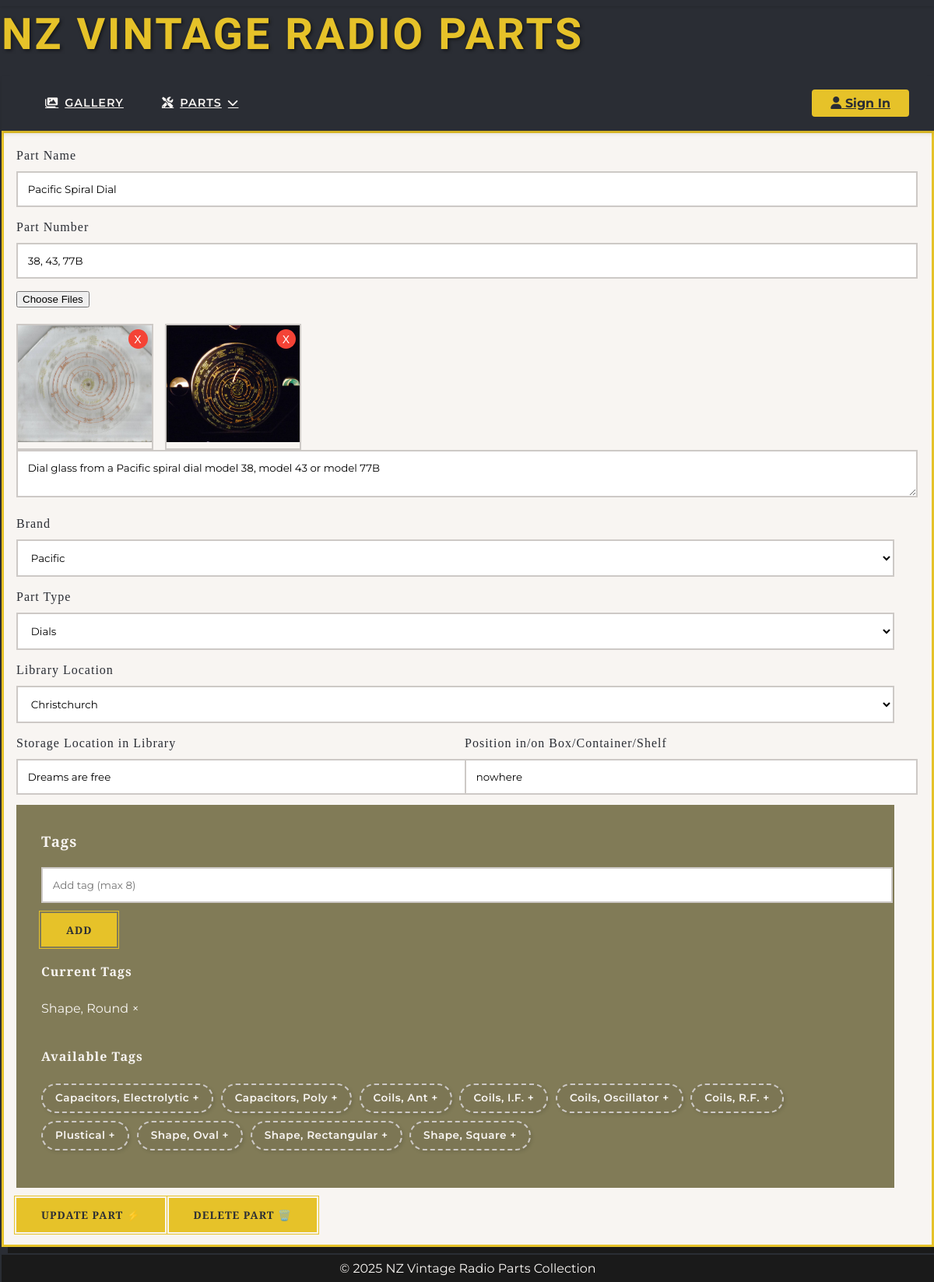
/parts/2/edit, run on an earlier commit of the app's database.
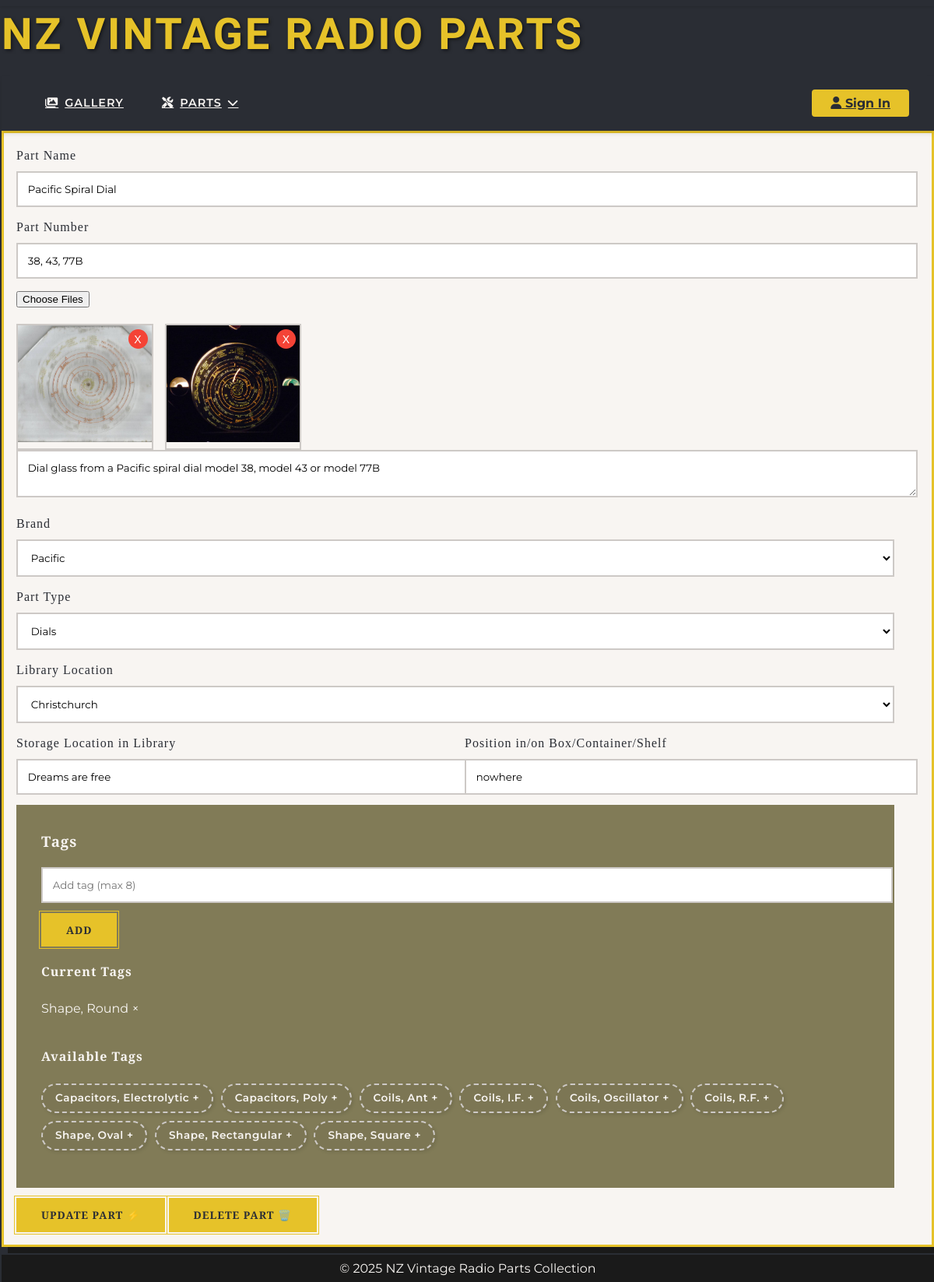
And on a later commit of the database.
### app/models.py (models this page shows, shortened)
class Image(db.Model):
    __tablename__ = 'Image'
    id = db.Column(db.Integer, primary_key=True, autoincrement=True)
    filename = db.Column(db.String(100), nullable=False)
    description = db.Column(db.String(500))
    created_at = db.Column(db.DateTime,
                           default=lambda: datetime.now(timezone.utc))
    location_id = db.Column(db.Integer, db.ForeignKey('Location.id'))
    part_id = db.Column(db.Integer, db.ForeignKey('Part.id'))
    location = db.relationship('Location', back_populates='images')
    part = db.relationship('Part', back_populates='images')

class Tag(db.Model):
    __tablename__ = 'Tag'
    id = db.Column(db.Integer, primary_key=True, autoincrement=True)
    name = db.Column(db.String(100), nullable=False, unique=True)
    description = db.Column(db.String(255))
    slug = db.Column(db.String(100), nullable=False, unique=True, index=True)
    parts = db.relationship('Part', secondary=part_tags, back_populates='tags')

### app/blueprints/parts.py (the view, shortened to what this page needs)
@bp.route('/add', methods=['GET', 'POST'])
@bp.route('/<int:part_id>/edit', methods=['GET', 'POST'])
def manage_part(part_id=None):
    part = Part.query.get(part_id) if part_id else None
    brands = Brand.query.order_by(Brand.name).all()
    part_types = PartType.query.order_by(PartType.name).all()
    locations = Location.query.order_by(Location.name).all()
    all_tags = Tag.query.order_by(Tag.name).all()
    return render_template('manage_part.html',
                         part=part,
                         brands=brands,
                         part_types=part_types,
                         locations=locations,
                         all_tags=all_tags)

### app/blueprints/parts.py (called while the page is built)
@bp.context_processor
def inject_now():
    return {'current_year': datetime.now().year}

### app/templates/manage_part.html (shortened to what the changed rows need)
{% extends 'layout.html' %}
{% block content %}
<form id="part-form" class="art-deco-form" method="POST" enctype="multipart/form-data" data-upload-url="{{ url_for('parts.upload_images') }}">
    <div class="upload-section">
        <div id="existing-images" class="existing-images-grid">
            {% if part %}
                {% for image in part.images %}
                <div class="existing-image-wrapper">
                    <img src="{{ url_for('static', filename='images/' + image.filename) }}"
                        alt="{{ image.filename }}" class="existing-image"
                        data-image-id="{{ image.id }}">
                        <button type="button" class="delete-image" data-image-id="{{ image.id }}">X</button>
                </div>
                {% endfor %}
            {% endif %}
        </div>
    </div>
    <div class="tag-manager">
        <div class="tag-section">
            <div id="existing-tags" class="tag-cloud">
                {% for tag in all_tags %}
                    {% if not part or tag not in part.tags %}
                    <span class="tag available-tag" data-tag-name="{{ tag.name }}">
                        {{ tag.name }}
                        <span class="add-tag" aria-hidden="true">+</span>
                    </span>
                    {% endif %}
                {% endfor %}
            </div>
        </div>
    </div>
</form>
{% block scripts %}
<link href="https://unpkg.com/filepond/dist/filepond.min.css" rel="stylesheet">
<link href="https://unpkg.com/filepond-plugin-image-preview/dist/filepond-plugin-image-preview.min.css" rel="stylesheet">
{% endblock %}
{% endblock %}

What changed in the data, as far as the page shows it:
removed Tag: name "Plustical"
